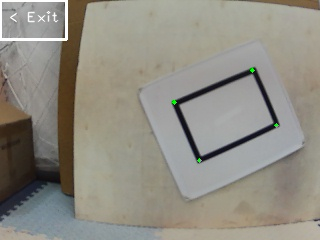
#> input picture 四个角点.jpeg, 320 x 240 px, given in place of the camera
$ python main_v7.py
#> lines starting #> are read from the running program, lines starting #| are printed output that depends on the picture; after the words box and inside, x2 and y2 are one past the last pixel; in counts of white or black regions, pixels touching at a corner belong together
#> in main, frame is the input picture: shape (240, 320, 3); mean B, G, R 131.6, 141.2, 144.1
'''
    对红笔光斑识别做了改进：
    1. 先进行普通识别(RGB+HSV)，寻找在黑框上的红色光斑
    2. 当1没找到时,使用伽马校正预处理图像进行二次识别
'''

# 识别红笔和绿笔, 并计算dx和dy
# TODO: dx,dy用串口发出去
# TODO: 策略选择：未找到两个笔时，dx和dy是否发送默认值如0

import cv2
import numpy as np
import math
import serial
import struct
import time

find_rect = True

largest_rect = None
corner_points = []

center_record = []
red_and_green_roi = []

green_record = [0.0, 0.0]
red_record = [0.0, 0.0]

red_found = False
green_found_ones = False
red_found_ones = False

dx = 0.0
dy = 0.0

# [13 lines left out: function calculate_angle, not called in this run]

def calculate_center(points):
    """计算一组点的中心"""
    return np.mean(points, axis=0).astype(int)

def points_close(center1, center2, threshold=20):
    """判断两个中心点是否足够接近"""
    return np.linalg.norm(np.array(center1) - np.array(center2)) < threshold

# [158 lines left out: functions find_green_regions, find_red_regions, not called in this run]

def find_rect_func():
    global center_record, find_rect, largest_rect, corner_points, red_and_green_roi
    # 寻找矩形
    # 图像预处理：转换为灰度图并高斯模糊
    gray = cv2.cvtColor(frame, cv2.COLOR_BGR2GRAY)
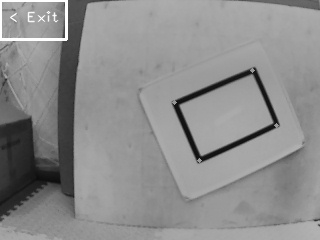
#> gray: shape (240, 320); min 12, max 255, mean 141
    blurred = cv2.GaussianBlur(gray, (5, 5), 0)

    # 使用自适应阈值进行二值化，增强黑色边框
    thresh = cv2.adaptiveThreshold(
        blurred, 255,
        cv2.ADAPTIVE_THRESH_GAUSSIAN_C,
        cv2.THRESH_BINARY_INV, 11, 2
    )
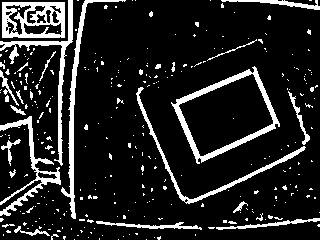
#> thresh: shape (240, 320); 13.5% white; 308 white regions (280 under 20 px), largest, box (x1, y1, x2, y2) and area: (171, 66, 280, 164) 1529, (2, 2, 65, 38) 1383, (61, 0, 126, 219) 1126

    # 形态学操作：消除噪点并闭合边缘
    kernel = np.ones((5, 5), np.uint8)
    closed = cv2.morphologyEx(thresh, cv2.MORPH_CLOSE, kernel)
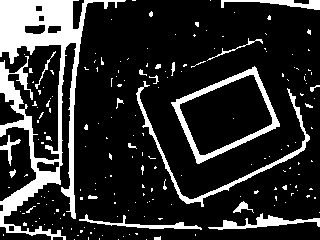
#> closed: shape (240, 320); 17.7% white; 191 white regions (167 under 20 px), largest, box (x1, y1, x2, y2) and area: (0, 0, 126, 240) 7795, (171, 66, 280, 164) 1582, (136, 81, 310, 207) 1254
    closed = cv2.erode(closed, kernel, iterations=1)
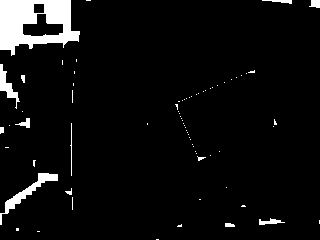
#> closed: shape (240, 320); 5.4% white; 74 white regions (61 under 20 px), largest, box (x1, y1, x2, y2) and area: (0, 0, 80, 56) 2702, (0, 173, 58, 225) 523, (0, 64, 20, 109) 287
    closed = cv2.dilate(closed, kernel, iterations=1)
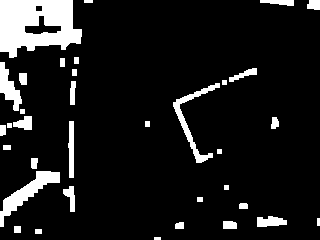
#> closed: shape (240, 320); 10.3% white; 35 white regions

    # 查找轮廓
    contours, _ = cv2.findContours(closed.copy(), cv2.RETR_EXTERNAL, cv2.CHAIN_APPROX_SIMPLE)
#> contours = 35 contours, 8 with area under 20; largest, box (x1, y1, x2, y2) and area: (0, 0, 82, 58) 3534, (0, 171, 60, 227) 849, (173, 83, 220, 163) 542, (0, 62, 22, 111) 444, (68, 121, 74, 178) 229

    # 筛选矩形轮廓并找到最大的矩形
    max_area = 0

    for contour in contours:
        # 计算轮廓周长
        perimeter = cv2.arcLength(contour, True)
        # 进行多边形逼近，获取近似的轮廓
        approx = cv2.approxPolyDP(contour, 0.02 * perimeter, True)

        # 如果近似轮廓有4个点，则可能是矩形
        if len(approx) == 4:
            # 计算轮廓面积和边界框面积
            contour_area = cv2.contourArea(contour)
            x, y, w, h = cv2.boundingRect(approx)
            bounding_area = w * h

            # 筛选条件：面积足够大且轮廓面积与边界框面积比例合理
            if contour_area > 30000 and contour_area < 80000 and contour_area / bounding_area > 0.5:
                # 检查四个角的角度是否接近90度
                is_rectangle = True
                angles = []

                # 确保点是按顺序排列的
                # 这里假设approx中的点已经是有序的，如果不是，需要先排序

                for i in range(4):
                    # 获取三个相邻点来计算角度
                    p1 = approx[i][0]
                    p2 = approx[(i-1) % 4][0]
                    p3 = approx[(i+1) % 4][0]

                    # 计算角度
                    angle = calculate_angle(p1, p2, p3)
                    angles.append(angle)

                    # 判断角度是否在合理范围内（例如80度到100度之间）
                    if not (80 <= angle <= 100):
                        is_rectangle = False
                        break

                # 如果四个角都接近90度，并且面积最大，则更新矩形信息
                if is_rectangle and contour_area > max_area:
                    max_area = contour_area
                    largest_rect = approx
                    corner_points = [tuple(p[0]) for p in approx]  # 存储角点坐标
                    if len(center_record) < 3:
                        center_record.append(calculate_center(corner_points))
                    else:
                        center_record[0] = center_record[1]
                        center_record[1] = center_record[2]
                        center_record[2] = calculate_center(corner_points)
                    if len(center_record) >= 3:
                        # 已经找到超过三次矩形
                        if (points_close(center_record[0], center_record[1]) and
                        points_close(center_record[1], center_record[2]) and
                        points_close(center_record[0], center_record[2])):
                            # 且最新的三个矩形距离较近，本次识别到的矩形作为最终结果
                            find_rect = False
                            xmin = min(corner_points[0][0], corner_points[1][0],corner_points[2][0], corner_points[3][0])
                            ymin = min(corner_points[0][1], corner_points[1][1],corner_points[2][1], corner_points[3][1])
                            xmax = max(corner_points[0][0], corner_points[1][0],corner_points[2][0], corner_points[3][0])
                            ymax = max(corner_points[0][1], corner_points[1][1],corner_points[2][1], corner_points[3][1])
                            red_and_green_roi.append(xmin - 100)
                            red_and_green_roi.append(ymin - 100)
                            red_and_green_roi.append(xmax + 100)
                            red_and_green_roi.append(ymax + 100)
#> this loop made 35 passes
#> (perimeter, approx, contour_area, x, y, w, h, bounding_area) on passes 2, 3, 9, 15, 16, 18, 19, 24: (20, [[35, 229], [35, 233], [41, 233], [41, 229]], 24, 35, 229, 7, 5, 35), (24, [[14, 226], [14, 232], [20, 232], [20, 226]], 36, 14, 226, 7, 7, 49), (18, [[197, 197], [197, 201], [202, 201], [202, 197]], 20, 197, 197, 6, 5, 30), (22, [[3, 145], [3, 149], [10, 149], [10, 145]], 28, 3, 145, 8, 5, 40), (29.41, [[0, 125], [0, 135], [5, 134], [5, 125]], 47.5, 0, 125, 6, 11, 66), (18, [[145, 121], [145, 126], [149, 126], [149, 121]], 20, 145, 121, 5, 6, 30), (120.8, [[69, 121], [69, 177], [73, 177], [73, 121]], 229, 69, 121, 5, 57, 285), (54.83, [[71, 81], [70, 104], [74, 104], [75, 81]], 92, 70, 81, 6, 24, 144)
#> perimeter on passes 4, 5, 7, 8, 10, 12: 26.83, 38.83, 77.9, 24.83, 68.49, 208.1
#> after the loop, center_record = []; corner_points = []; find_rect = True; max_area = 0; red_and_green_roi = []

# [9 lines left out: function reduce_brightness_gamma, not called in this run]

def main():
    # 打开摄像头，在不同系统对应索引可能不同，需要修改。

    global frame, output, red_found, dx, dy, center_record, find_rect
    cap = cv2.VideoCapture(4)

    # 串口初始化配置
    port = '/dev/ttyUSB0'
    FRAME_HEADER = bytes([0xAA, 0xBB])
    FRAME_FOOTER = bytes([0xCC, 0xDD])
    ser = serial.Serial(port=port, baudrate=115200, timeout=1)

    # 检查摄像头是否成功打开
    if not cap.isOpened():
        print("无法打开摄像头")
        exit()

    while True:
        # [31 lines of commented-out code are left out]
        ret, frame = cap.read()

        # 如果正确读取帧，ret 为 True
        if not ret:
            print("无法获取帧")
            break

        output = frame.copy()

        if find_rect:
            find_rect_func()

        else:
            # 矩形已经找到，开始寻找色块
            red_found = False
            find_green_regions()
            find_red_regions()
            if red_found == False:
                frame = reduce_brightness_gamma(frame, 0.5)
                find_red_regions()
            if green_found_ones and red_found_ones:
                # 红笔和绿笔都找到了，计算dx和dy
                dx = red_record[0] - green_record[0]
                dy = red_record[1] - green_record[1]
                # TODO: 策略选择：未找到两个笔时，dx和dy是否发送默认值如0

                # 在图像左上角显示dx和dy
                cv2.putText(output, f"dx: {dx:.2f}", (20, 30),
                        cv2.FONT_HERSHEY_SIMPLEX, 0.7, (0, 0, 255), 2)
                cv2.putText(output, f"dy: {dy:.2f}", (20, 60),
                        cv2.FONT_HERSHEY_SIMPLEX, 0.7, (0, 0, 255), 2)

        # 串口发送
        data = struct.pack('<ff', dx, dy)
        frame_uart = FRAME_HEADER + data + FRAME_FOOTER
        _ = ser.write(frame_uart)

        # 显示结果
        cv2.imshow('原始图像', frame)
        if find_rect == 0:
            for point in largest_rect:
                x, y = point[0]
                cv2.circle(output, (x, y), 5, (0, 0, 255), -1)
            # for i, point in enumerate(corner_points):
            #     x, y = point
                # point_text = f"Point {i+1}: ({x}, {y})"
                # # 在不同行显示每个角点的坐标
                # cv2.putText(output, point_text, (20, 90 + i*25),
                #            cv2.FONT_HERSHEY_SIMPLEX, 0.5, (0, 255, 0), 2)
                # cv2.rectangle(output, (red_and_green_roi[0], red_and_green_roi[1]), (red_and_green_roi[2], red_and_green_roi[3]), (0, 255, 0), 2)  # 绿色矩形
            # 绘制绿色中心
            cv2.circle(output, (int(green_record[0]), int(green_record[1])), 5, (0, 255, 0), -1)
            # 绘制红色中心
            cv2.circle(output, (int(red_record[0]), int(red_record[1])), 5, (0, 0, 255), -1)
            cv2.imshow('处理后图像', output)

        # 按 'q' 键退出循环
        if cv2.waitKey(1) & 0xFF == ord('q'):
#> (key q is pressed here)
            break

    # 完成所有操作后，释放捕获器并关闭窗口
    cap.release()
    cv2.destroyAllWindows()

if __name__ == "__main__":
    main()
